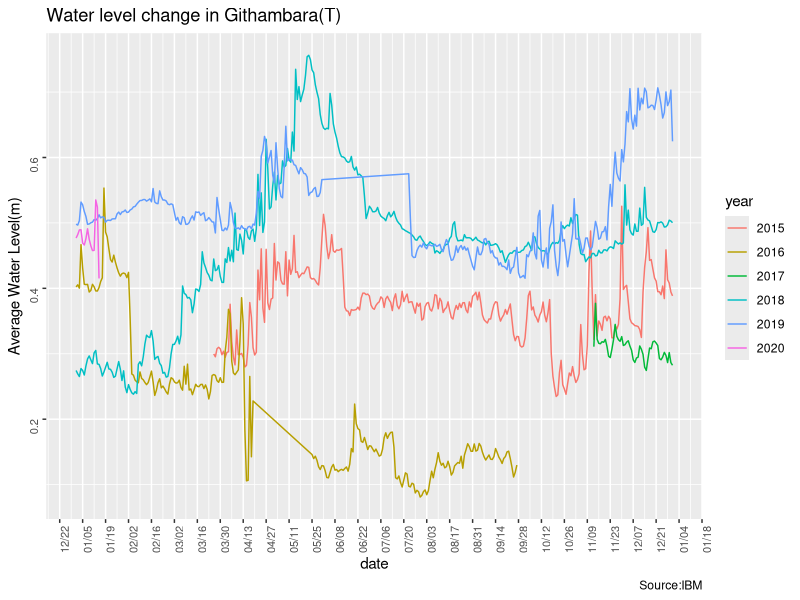
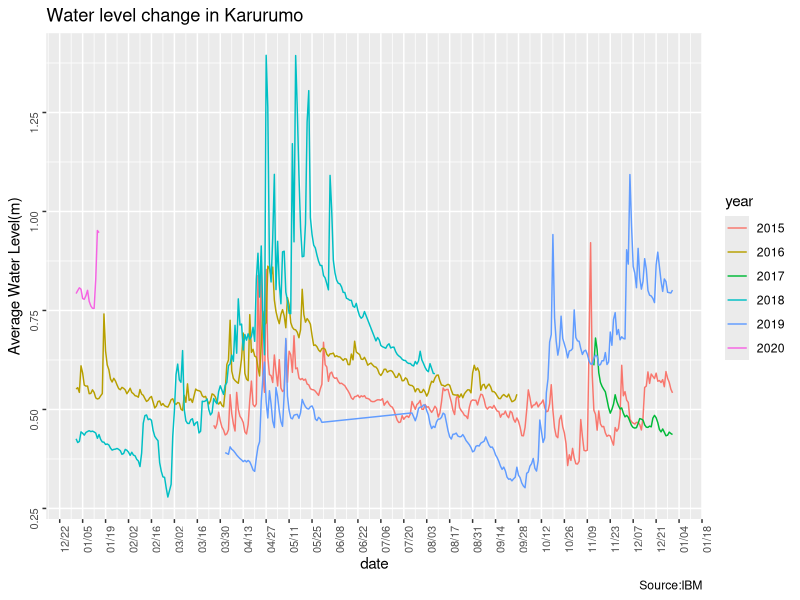

Generate these figures, in order, with R:
## ---- chunk 1
library(readr) #read file
library(dplyr) #data manipulation
library(tidyr) #overall
library(lubridate) #read date
library(tibble)
library(ggplot2)
library(gridExtra)
library(ggthemes)
library(gridExtra)
## ---- chunk 2
#load file and clean data
githam <- read_csv("githam_water.csv")
RawData <- githam[1:3]

#separate day, month, year into different columns 
Date_date <- RawData 

Date_date$Date <- as.Date(Date_date$`Date Time, GMT+03:00`,format="%m/%d/%y") 

Final_data <- Date_date %>%
  mutate(date=format(Date, "%d"),month = format(Date, "%m"), year = format(Date, "%Y"),Date_md=format(Date,"%m/%d"))

## ---- chunk 3
#daily average in March, April, May
Conclusion1 <- Final_data %>%
  group_by(Date_md,year) %>%
  summarise(Average_by_day_and_year = mean(as.numeric(as.character(`Water Level.`))))%>%
  ungroup()%>%
  mutate(Date_md=as.Date(Date_md, format="%m/%d"))

#Conclusion1$Date_md = as.Date(Conclusion1$Date_md , format="%m/%d")
## ---- chunk 4
#Conclusion1$md <- paste(Conclusion1$month, Conclusion1$date,sep = "/")
#Conclusion2 <- Conclusion1
## ---- chunk 5
p <- ggplot(data=Conclusion1,aes(x=Date_md,y=Average_by_day_and_year,color=year))+
  geom_line()+
  labs(title="Water level change in Githambara(T)",
       caption="Source:IBM") +
  scale_x_date(date_breaks= "2 weeks",date_labels="%m/%d")+
  theme(axis.text = element_text(size=8,angle=90))+
  ylab("Average Water Level(m)")+
  xlab("date")
p
## ---- chunk 6
#load file and clean data
#load file and clean data
K <- read_csv("karuru_water.csv")
RawData <- K[1:3]

#separate day, month, year into different columns 
Date_date <- RawData 

Date_date$Date <- as.Date(Date_date$`Date Time, GMT+03:00`,format="%Y/%m/%d") #%Y/%m/%d

Final_data <- Date_date %>%
  mutate(date=format(Date, "%d"),month = format(Date, "%m%"), year = format(Date, "%Y"),Date_md=format(Date,"%m/%d"))
## ---- chunk 7
#daily average in March, April, May
Conclusion1 <- Final_data %>%
  group_by(Date_md,year) %>%
  summarise(Average_by_day_and_year = mean(as.numeric(as.character(`Water level (m)`))))%>%
  ungroup()%>%
  mutate(Date_md=as.Date(Date_md, format="%m/%d"))
## ---- chunk 8
#Conclusion1$md <- paste(Conclusion1$month, Conclusion1$date,sep = "/")
#Conclusion2 <- Conclusion1
## ---- chunk 9
p <- ggplot(data=Conclusion1,aes(x=Date_md,y=Average_by_day_and_year,color=year))+
  geom_line()+
  labs(title="Water level change in Karurumo",
       caption="Source:IBM") +
  scale_x_date(date_breaks= "2 weeks",date_labels="%m/%d")+
  theme(axis.text = element_text(size=8,angle=90))+
  ylab("Average Water Level(m)")+
  xlab("date")
p
